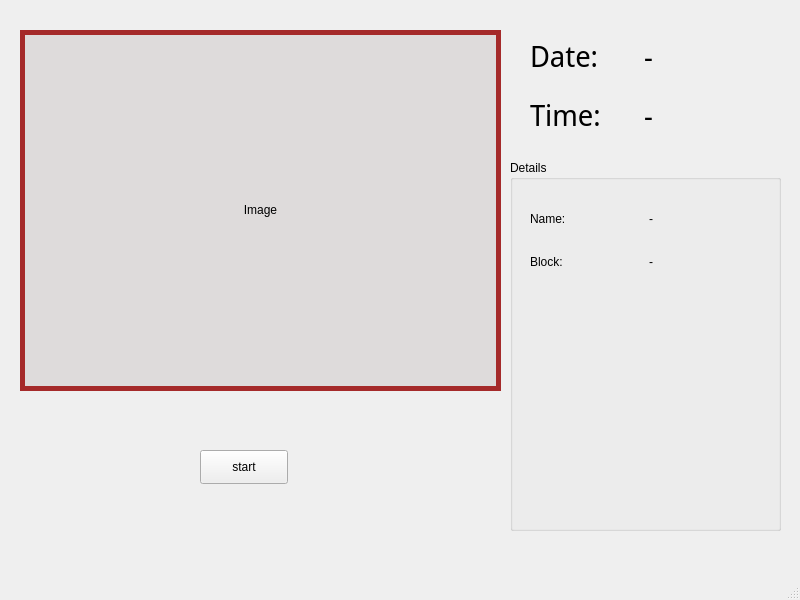
<?xml version="1.0" encoding="UTF-8"?>
<ui version="4.0">
 <class>MainWindow</class>
 <widget class="QMainWindow" name="MainWindow">
  <property name="geometry">
   <rect>
    <x>0</x>
    <y>0</y>
    <width>800</width>
    <height>600</height>
   </rect>
  </property>
  <property name="windowTitle">
   <string>MainWindow</string>
  </property>
  <widget class="QWidget" name="centralwidget">
   <widget class="QLabel" name="webCamFeed">
    <property name="geometry">
     <rect>
      <x>20</x>
      <y>30</y>
      <width>481</width>
      <height>361</height>
     </rect>
    </property>
    <property name="autoFillBackground">
     <bool>false</bool>
    </property>
    <property name="styleSheet">
     <string notr="true">background:rgb(222, 219, 219);
border-style:solid;
border-width:5;
border-color:brown;</string>
    </property>
    <property name="text">
     <string>Image</string>
    </property>
    <property name="textFormat">
     <enum>Qt::RichText</enum>
    </property>
    <property name="alignment">
     <set>Qt::AlignCenter</set>
    </property>
    <property name="margin">
     <number>10</number>
    </property>
   </widget>
   <widget class="QWidget" name="gridLayoutWidget">
    <property name="geometry">
     <rect>
      <x>530</x>
      <y>30</y>
      <width>221</width>
      <height>112</height>
     </rect>
    </property>
    <layout class="QGridLayout" name="DateTimeGrid">
     <item row="1" column="0">
      <widget class="QLabel" name="timeLabel">
       <property name="font">
        <font>
         <family>Noto Sans Display</family>
         <pointsize>22</pointsize>
         <weight>50</weight>
         <bold>false</bold>
        </font>
       </property>
       <property name="text">
        <string>Time:</string>
       </property>
       <property name="textFormat">
        <enum>Qt::RichText</enum>
       </property>
      </widget>
     </item>
     <item row="0" column="0">
      <widget class="QLabel" name="dateLabel">
       <property name="font">
        <font>
         <family>Noto Sans Display</family>
         <pointsize>22</pointsize>
         <weight>50</weight>
         <bold>false</bold>
        </font>
       </property>
       <property name="text">
        <string>Date:</string>
       </property>
       <property name="textFormat">
        <enum>Qt::RichText</enum>
       </property>
      </widget>
     </item>
     <item row="0" column="1">
      <widget class="QLabel" name="date">
       <property name="font">
        <font>
         <family>Noto Sans Display</family>
         <pointsize>22</pointsize>
        </font>
       </property>
       <property name="text">
        <string>-</string>
       </property>
       <property name="textFormat">
        <enum>Qt::AutoText</enum>
       </property>
      </widget>
     </item>
     <item row="1" column="1">
      <widget class="QLabel" name="time">
       <property name="font">
        <font>
         <family>Noto Sans Display</family>
         <pointsize>22</pointsize>
        </font>
       </property>
       <property name="text">
        <string>-</string>
       </property>
      </widget>
     </item>
    </layout>
   </widget>
   <widget class="QGroupBox" name="groupBox">
    <property name="geometry">
     <rect>
      <x>510</x>
      <y>160</y>
      <width>271</width>
      <height>371</height>
     </rect>
    </property>
    <property name="styleSheet">
     <string notr="true">backgroud:red;</string>
    </property>
    <property name="title">
     <string>Details</string>
    </property>
    <widget class="QWidget" name="gridLayoutWidget_2">
     <property name="geometry">
      <rect>
       <x>20</x>
       <y>40</y>
       <width>231</width>
       <height>80</height>
      </rect>
     </property>
     <layout class="QGridLayout" name="gridLayout">
      <item row="0" column="1">
       <widget class="QLabel" name="name">
        <property name="text">
         <string>-</string>
        </property>
       </widget>
      </item>
      <item row="0" column="0">
       <widget class="QLabel" name="nameLabel">
        <property name="text">
         <string>Name:</string>
        </property>
       </widget>
      </item>
      <item row="1" column="0">
       <widget class="QLabel" name="blockLabel">
        <property name="text">
         <string>Block:</string>
        </property>
       </widget>
      </item>
      <item row="1" column="1">
       <widget class="QLabel" name="block">
        <property name="text">
         <string>-</string>
        </property>
       </widget>
      </item>
     </layout>
    </widget>
   </widget>
   <widget class="QPushButton" name="pushButton">
    <property name="geometry">
     <rect>
      <x>200</x>
      <y>450</y>
      <width>88</width>
      <height>34</height>
     </rect>
    </property>
    <property name="text">
     <string>start</string>
    </property>
   </widget>
  </widget>
  <widget class="QStatusBar" name="statusbar"/>
 </widget>
 <resources/>
 <connections/>
</ui>
